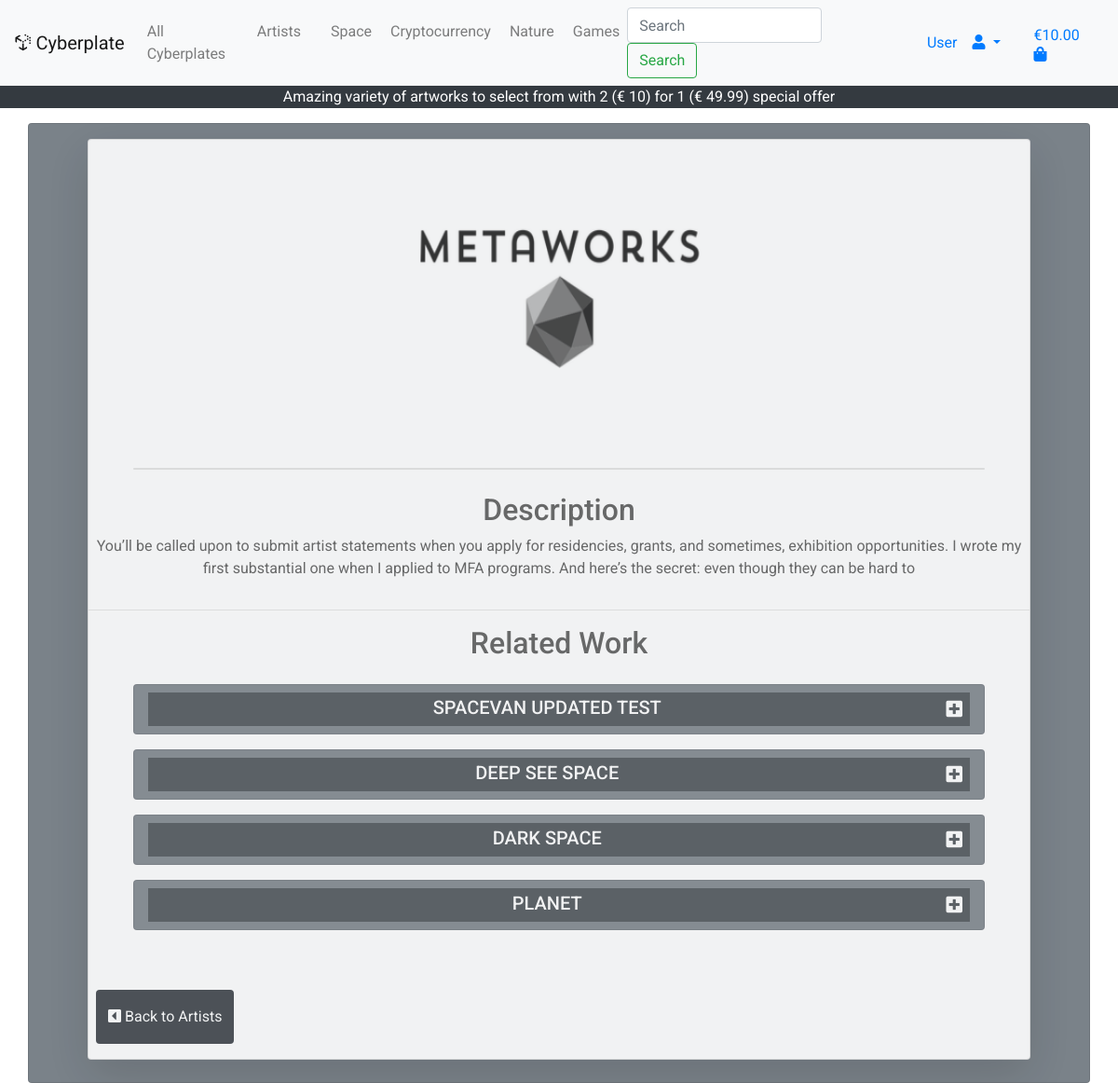
/products/1, run on the app's committed database.
### products/models.py (models this page shows, shortened)
class Artist(models.Model):
    name = models.CharField(max_length=30)
    display_name = models.CharField(max_length=30)
    artist_description = models.TextField(max_length=250, null=True, blank=True)
    image_url = models.URLField(null=True, blank=True, max_length=1000)
    image = models.ImageField(null=True, blank=True)
    artist_key = models.IntegerField(null=True, blank=True)
    def __str__(self):
        return self.display_name

class Product(models.Model):
    product_category = models.ForeignKey('Product_Category', null=True, on_delete=models.SET_NULL)
    artist = models.ForeignKey('Artist', null=True, on_delete=models.SET_NULL)
    name = models.CharField(max_length=30)
    description = models.TextField()
    price = models.DecimalField(max_digits=4, decimal_places=2)
    image_url = models.URLField(null=True, blank=True, max_length=1000)
    image = models.ImageField(null=True, blank=True)
    product_key = models.IntegerField(null=True, blank=True)
    def __str__(self):
        return self.name

### products/views.py (the view)
# urls.py: path('<int:artist_id>', views.artist_view, name='artist_view'),
def artist_view(request, artist_id):
    selected_artist = get_object_or_404(Artist, pk=artist_id)
    print('selected_artist >>',selected_artist)
    artists_products = Product.objects.all().filter(artist=selected_artist)
    print('artists_products >>',artists_products)
    context = {
        'selected_artist': selected_artist,
        'artists_products': artists_products
    }
    return render(request, 'products/artist_view.html', context)

### shopping_bag/context.py (called while the page is built, shortened)
def bag_contents(request):
    bag_items = []
    total = 0
    product_count = 0
    bag = request.session.get('bag', {})
    if total < settings.FREE_DELIVERY_THRESHOLD:
        delivery = 10
        free_delivery_delta = settings.FREE_DELIVERY_THRESHOLD - total
    else:
        delivery = 0
        free_delivery_delta = 0
    grand_total = delivery + total
    context = {
        'bag_items': bag_items,
        'total': total,
        'product_count': product_count,
        'delivery': delivery,
        'free_delivery_delta': free_delivery_delta,
        'free_delivery_threshold': settings.FREE_DELIVERY_THRESHOLD,
        'grand_total': grand_total,
    }
    return context

### products/templates/products/artist_view.html (shortened to what this page needs)
{% extends "base.html" %}
{% load static %}
{% block content %}
<div class="container h-100">
  <div class="row h-100">
    <div class="col-12 card bg-secondary">
        <div class="card shadow-lg mb-4 bg-white border-3 mt-3 mr-5 ml-5">
          <div class="d-flex justify-content-center">
        <img src="{{ MEDIA_URL }}{{ selected_artist.image }}" class="rounded-lg artist-img mt-5" alt="selected_artist.name">
          </div>
        <br>
        <br>
        <div class="card shadow-lg mb-4 bg-white border-3 mt-3 mr-5 ml-5">
        </div>
        <h2 class="text-center text-black"> Description </h2>
        <p class="text-center">
          {{ selected_artist.artist_description }}
        </p>
        <hr>
        <h2 class="text-center text-black"> Related Work </h2>
        <div class="d-flex justify-content-center row mr-5 ml-5 mb-5">
        {% for related_work in artists_products %}
          <div class="card col-12 mx-auto bg-secondary mr-5 ml-5 mt-3 text-white text-uppercase">
            <h5 class="text-center mt-2 bg-dark slider pt-1">{{ related_work.name }}<i class="css-target fas fa-plus-square fa-minus-square float-right mr-2 mt-1 mb-1 pb-1"></i></h5>
        </div>
        {% endfor %}
        </div>
        <p class="text-center">
          <a href="{% url 'artists' %}" class="float-left btn bg-dark rounded-3 py-3 ml-2 text-white mt-3"><i
            class="fas fa-caret-square-left"></i> Back to Artists</a>
        </p>
        </div>
    </div>
  </div>
</div>
{% endblock %}

### static/css/base.css (style rules this page uses)
html { height: 100%; font-family: 'Roboto', sans-serif; }
body { background: url('/media/ms4background.jpg') no-repeat center center fixed; background-size: cover; height: calc(100vh - 164px); color: #555; font-family: 'Roboto', sans-serif; }
.card { opacity: 0.9 }
.artist-img { height: 240px; width: 400px; }

### data on the page
Artist: image (picture), artist_description "You’ll be called upon to submit artist statements when you apply for residencies, grants, and sometimes, exhibition opportunities. I wrote my first substantial one when I applied to MFA programs. And here’s the secret: even though they can be hard to"
Product: name "SPACEVAN UPDATED TEST"
Product: name "DEEP SEE SPACE"
Product: name "DARK SPACE"
Product: name "PLANET"

### other printed values
{{ grand_total|floatformat:2 }} "10.00"
{{ free_delivery_threshold }} "10"
